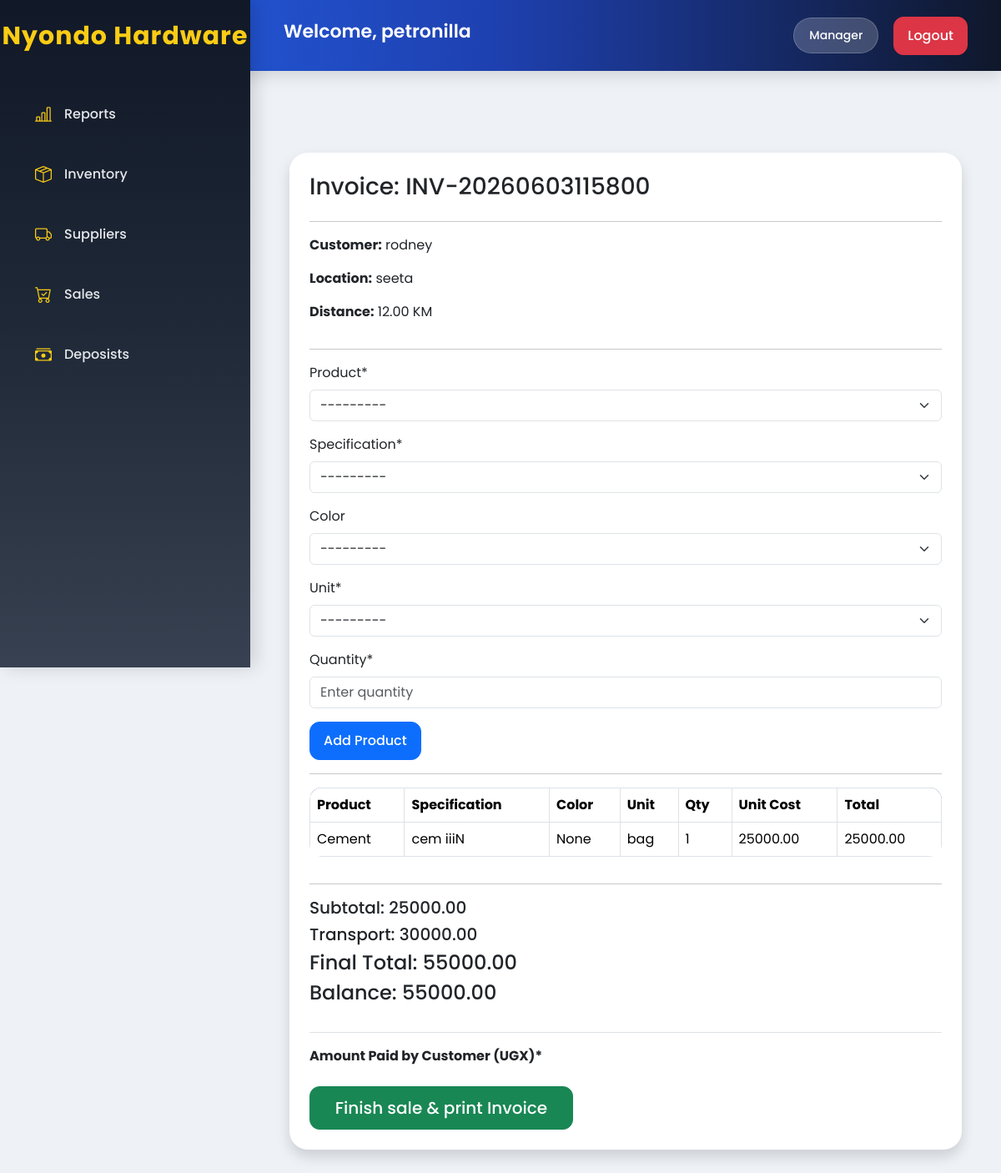
The app's page /sales/sales/7/ (signed in) with its own data.
### account/models.py (models this page shows, shortened)
class CustomUser(AbstractUser):
    ROLE_CHOICES = (
        ('manager', 'Manager'),
        ('stock', 'Stock Personnel'),
        ('sales', 'Sales Personnel'),
    )
    role = models.CharField(max_length=20, choices=ROLE_CHOICES, default='sales')
    nin = models.CharField(max_length=14, unique=True, blank=True, null=True)
    phone_number = models.CharField(max_length=15, unique=True, validators=[RegexValidator(regex=r'^(07|03)\d{8}$', message="Enter a valid Ugandan phone number (07XXXXXXXX or 03XXXXXXXX)")
        ],
        blank=True,
        null=True
    )
    is_active = models.BooleanField(default=True)
    created_at = models.DateTimeField( auto_now_add=True)
    updated_at = models.DateTimeField(auto_now=True)

### sales/models.py (models this page shows, shortened)
class Sale(models.Model):
    PAYMENT_METHODS = (
        ('cash', 'Cash'),
        ('credit', 'Credit'),)
    STATUS = (
        ('paid', 'Paid'),
        ('pending', 'Pending'),
    )
    invoice_no = models.CharField(max_length=50, unique=True)
    customer = models.ForeignKey(Customer, on_delete=models.CASCADE)
    payment_method = models.CharField(max_length=20, choices=PAYMENT_METHODS)
    subtotal = models.DecimalField(max_digits=12, decimal_places=2, default=0)
    transport_charge = models.DecimalField(max_digits=12, decimal_places=2, default=0)
    final_total = models.DecimalField(max_digits=12, decimal_places=2, default=0)
    amount_paid = models.DecimalField(max_digits=12, decimal_places=2, default=0)
    balance = models.DecimalField(max_digits=12, decimal_places=2, default=0)
    status = models.CharField(max_length=20, choices=STATUS, default='pending')
    created_by = models.ForeignKey(settings.AUTH_USER_MODEL, on_delete=models.SET_NULL, null=True)
    created_at = models.DateTimeField(auto_now_add=True)

class Customer(models.Model):
    CUSTOMER_TYPES = (
        ('walk_in', 'Walk In'),
        ('retailer', 'Retailer'),
        ('wholesaler', 'Wholesaler'),
    )
    name = models.CharField(max_length=255)
    customer_type = models.CharField(max_length=20, choices=CUSTOMER_TYPES)
    phone = models.CharField(max_length=20, blank=True, null=True)
    location = models.CharField(max_length=255)
    distance_km = models.DecimalField(max_digits=10, decimal_places=2, default=0)
    created_at = models.DateTimeField(auto_now_add=True)

class SaleItem(models.Model):
    sale = models.ForeignKey(Sale, on_delete=models.CASCADE, related_name='items')
    product = models.ForeignKey(Product, on_delete=models.CASCADE)
    specification = models.CharField(max_length=100, choices=Product.SPECIFICATION_CHOICES)
    color = models.CharField(max_length=50, choices=Product.COLOR_CHOICES, blank=True, null=True)
    unit = models.CharField(max_length=50, choices=Product.UNIT_CHOICES)
    quantity = models.PositiveIntegerField()
    unit_price = models.DecimalField(max_digits=12, decimal_places=2)
    total_price = models.DecimalField(max_digits=12, decimal_places=2)

### inventory/models.py (models this page shows, shortened)
class Product(models.Model):
    PRODUCT_NAMES = (
        ('cement', 'Cement'),
        ('iron_bar', 'Iron Bar'),
        ('nails', 'Nails'),
        ('wire_mesh', 'Wire Mesh'),
        ('barbed_wire', 'Barbed Wire'),
        ('iron_sheet', 'Iron Sheet'),
        ('wheelbarrow', 'Wheelbarrow'),
        ('paint', 'Paint'),
    )
    SPECIFICATION_CHOICES = (
        ('cem iiN', 'cem iiN Cement'),
        ('cem iiiN', 'cem iiiN Cement'),
        ('10mm', '10mm Iron Bar'),
        ('12mm', '12mm Iron Bar'),
        ('16mm', '16mm Iron Bar'),
        ('27gauge', '27 Gauge'),
        ('28gauge', '28 Gauge'),
        ('high_tensile', 'High Tensile'),
        ('low_tensile', 'Low Tensile'),
    )
    COLOR_CHOICES = (
        ('red', 'Red'),
        ('blue', 'Blue'),
        ('green', 'Green'),
        ('black', 'Black'),
        ('white', 'White'),
        ('silver', 'Silver'),
    )
    UNIT_CHOICES = (
        ('piece', 'Piece'),
        ('kg', 'Kilogram'),
        ('bundle', 'Bundle'),
        ('roll', 'Roll'),
        ('box', 'Box'),
        ('bag', 'Bag'),
    )
    product_name = models.CharField(max_length=50, choices=PRODUCT_NAMES)
    specification = models.CharField(max_length=100, choices=SPECIFICATION_CHOICES)
    color = models.CharField(max_length=50, choices=COLOR_CHOICES, blank=True, null=True)
    unit = models.CharField(max_length=50, choices=UNIT_CHOICES)
    buying_price = models.DecimalField(max_digits=12, decimal_places=2)
    selling_price = models.DecimalField(max_digits=12, decimal_places=2)
    quantity = models.PositiveIntegerField()
    available_stock = models.PositiveIntegerField(default=0)
    supplier = models.ForeignKey(Supplier, on_delete=models.CASCADE, related_name='products')
    created_by = models.ForeignKey(settings.AUTH_USER_MODEL, on_delete=models.SET_NULL, null=True, blank=True)
    created_at = models.DateTimeField(auto_now_add=True)
    updated_at = models.DateTimeField(auto_now=True)
    def __str__(self):
        return f"{self.get_product_name_display()} ({self.get_specification_display()})"

### sales/views.py (the view)
# urls.py: path('sales/<int:sale_id>/', views.add_sale_items, name='add_sale_items'),
@login_required
def add_sale_items(request, sale_id):
    sale = get_object_or_404(Sale, id=sale_id)
    items = sale.items.all()
    if request.method == 'POST':
        form = SaleItemForm(request.POST)
        if form.is_valid():
            product = form.cleaned_data['product']
            quantity = form.cleaned_data['quantity']
            if quantity > product.available_stock:
                messages.error(
                    request,
                    f"Low stock alert! You tried to add {quantity} pcs, but only {product.available_stock} pcs remain."
                )
                return redirect('add_sale_items', sale.id)
            else:
                sale_item = SaleItem.objects.create(
                    sale=sale,
                    product=product,
                    quantity=quantity,
                    unit_price=product.selling_price,
                    total_price=product.selling_price * quantity)
            product.available_stock -= quantity
            product.save()
            subtotal = sale.items.aggregate(
                total=Sum('total_price')
            )['total'] or Decimal('0')
            if (sale.customer.distance_km <= 10 and subtotal >= 50000):
                transport_charge = Decimal('0')
            else:
                transport_charge = Decimal('30000')
            final_total = subtotal + transport_charge
            balance = final_total - sale.amount_paid
            if balance <= 0:
                status = 'paid'
                balance = Decimal('0')
            else:
                status = 'pending'
            sale.subtotal = subtotal
            sale.transport_charge = transport_charge
            sale.final_total = final_total
            sale.balance = balance
            sale.status = status
            sale.save()
            if sale.payment_method == 'credit':
                Deposit.objects.get_or_create(
                    customer=sale.customer,
                    sale=sale,
                    defaults={
                        'total_amount': sale.final_total,
                        'amount_paid': sale.amount_paid,
                        'balance': sale.balance,
                        'status': 'pending'})
            messages.success(request, 'Item added successfully.')
            return redirect('add_sale_items', sale.id)
    else:
        form = SaleItemForm()
    context = {
        'sale': sale,
        'items': items,
        'form': form
    }
    return render(request, 'add_sale_items.html', context)

### sales/forms.py
class SaleItemForm(forms.ModelForm):
    class Meta:
        model = SaleItem
        fields = [
            'product',
            'specification',
            'color',
            'unit',
            'quantity'
        ]
        widgets = {
            'product': forms.Select(attrs={
                'class': 'form-select'
            }),
            'specification': forms.Select(attrs={
                'class': 'form-select',
            }),
            'color': forms.Select(attrs={
                'class': 'form-select',
            }),
            'unit': forms.Select(attrs={
                'class': 'form-select',
            }),
            'quantity': forms.NumberInput(attrs={
                'class': 'form-control',
                'placeholder': 'Enter quantity'
            }),
        }

### sales/templates/add_sale_items.html (shortened to what this page needs)
{% extends 'base.html' %}
{% load crispy_forms_tags %}
{% block content %}
<div class="container mt-4">
    <div class="card shadow p-4">
        <h3>Invoice: {{ sale.invoice_no }}</h3>
        <hr>
        <p>
            <strong>Customer:</strong>
            {{ sale.customer.name }}
        </p>
        <p>
            <strong>Location:</strong>
            {{ sale.customer.location }}
        </p>
        <p>
            <strong>Distance:</strong>
            {{ sale.customer.distance_km }} KM
        </p>
        <hr>
        <form method="POST">
            {{ form|crispy }}
            <button class="btn btn-primary">
                Add Product
            </button>
        </form>
        <hr>
        <table class="table table-bordered">
            <thead>
                <tr>
                    <th>Product</th>
                    <th>Specification</th>
                    <th>Color</th>
                    <th>Unit</th>
                    <th>Qty</th>
                    <th>Unit Cost</th>
                    <th>Total</th>
                </tr>
            </thead>
            <tbody>
                {% for item in items %}
                <tr>
                    <td>{{ item.product.get_product_name_display }}</td>
                    <td>{{ item.specification }}</td>
                    <td>{{ item.color }}</td>
                    <td>{{ item.unit }}</td>
                    <td>{{ item.quantity }}</td>
                    <td>{{ item.unit_price }}</td>
                    <td>{{ item.total_price }}</td>
                </tr>
                {% endfor %}
            </tbody>
        </table>
        <hr>
        <h5>Subtotal: {{ sale.subtotal }}</h5>
        <h5>Transport: {{ sale.transport_charge }}</h5>
        <h4>Final Total: {{ sale.final_total }}</h4>
        <h4>Balance: {{ sale.balance }}</h4>
        <div class="mt-4 pt-3 border-top">
            <form action="{% url 'finalise_sale' sale.id %}" method="POST" class="col-md-5">
                <div class="mb-3">
                    <label for="amount_paid" class="form-label">
                        <strong>Amount Paid by Customer (UGX)*<strong>
                    </label>
                 </div>
                 <button type="submit" class="btn btn-success btn-lg w-100">
                    Finish sale & print Invoice</button>
                        </form>
</div>
{% endblock %}

### nyondo_stock_project/templates/base.html (shortened to what this page needs)
{% load static %}
<!DOCTYPE html>
<html lang="en">
<head>
    <link
        href="https://cdn.jsdelivr.net/npm/bootstrap@5.3.3/dist/css/bootstrap.min.css"
        rel="stylesheet"
    >
    <link
        rel="stylesheet"
        href="https://cdn.jsdelivr.net/npm/bootstrap-icons@1.11.3/font/bootstrap-icons.min.css"
    >
  <link rel="stylesheet" href="{% static 'styles.css' %}">
</head>
<body>
{% if user.is_authenticated %}
<div class="sidebar">
        <h2>
        Nyondo Hardware
      </h2>
    {% if user.role == "manager" %}
    <a href="/reports/">
        <i class="bi bi-bar-chart-line"></i>
        <span>Reports</span>
    </a>
    {% endif %}
    {% if user.role == "manager" or user.role == "stock" %}
    <a href="/inventory/">
        <i class="bi bi-box-seam"></i>
        <span>Inventory</span>
    </a>
    <a href="/suppliers/">
        <i class="bi bi-truck"></i>
        <span>Suppliers</span>
    </a>
    {% endif %}
    {% if user.role == "manager" or user.role == "sales" %}
    <a href="{% url 'sales_list' %}">
        <i class="bi bi-cart-check"></i>
        <span>Sales</span>
    </a>
    <a href="/deposists/">
        <i class="bi bi-cash-stack"></i>
        <span>Deposists</span>
    </a>
    {% endif %}
</div>
<div class="topbar">
    <h4>
        Welcome,
        {{ user.username }}
    </h4>
    <div class="user-info">
        <span class="role-badge">
            {{ user.role|title }}
        </span>
       <form method="POST" action="{% url 'logout' %}">
    <button type="submit" class="btn btn-danger">
        Logout
    </button>
</form>
    </div>
</div>
{% endif %}
<div class="content">
    {% block content %}
    {% endblock %}
</div>
</body>
</html>

### nyondo_stock_project/static/styles.css (style rules this page uses)
* { margin: 0; padding: 0; box-sizing: border-box; }
body { font-family: 'Poppins', sans-serif; background: #eef2f7; overflow-x: hidden; }
.sidebar { position: fixed; top: 0; left: 0; width: 300px; height: 100vh; background: linear-gradient( 180deg, #111827, #1f2937, #374151 ); color: white; padding-top: 25px; box-shadow: 6px 0 20px rgba(0,0,0,0.15); z-index: 1000; }
.sidebar h2 { text-align: center; font-size: 30px; font-weight: 700; margin-bottom: 45px; color: #facc15; letter-spacing: 1px; }
.sidebar a { display: flex; align-items: center; gap: 15px; padding: 16px 28px; color: #e5e7eb; text-decoration: none; font-size: 16px; font-weight: 500; transition: 0.3s ease; margin: 10px 14px; border-radius: 16px; }
.sidebar i { font-size: 20px; color: #facc15; }
.topbar { position: fixed; top: 0; left: 0; width: 100%; height: 85px; background: linear-gradient( 90deg, #2563eb, #1e40af, #0f172a ); display: flex; justify-content: space-between; align-items: center; padding-left: 340px; padding-right: 40px; box-shadow: 0 4px 20px rgba(0,0,0,0.15); z-index: 900; }
.topbar h4 { font-weight: 600; color: white; font-size: 22px; }
.user-info { display: flex; align-items: center; gap: 18px; }
.role-badge { background: rgba(255,255,255,0.2); backdrop-filter: blur(10px); color: white; padding: 10px 18px; border-radius: 30px; font-size: 14px; font-weight: 500; border: 1px solid rgba(255,255,255,0.2); }
.content { margin-left: 300px; margin-top: 100px; padding: 35px; }
.card { border: none; border-radius: 22px; background: white; box-shadow: 0 5px 18px rgba(0,0,0,0.06); transition: 0.3s ease; }
.table { border-radius: 15px; overflow: hidden; background: white; }
thead { background: #1e3a8a; color: white; }
.btn { border-radius: 12px; font-weight: 500; padding: 10px 16px; }

### records on screen
CustomUser: username "petronilla", role "Manager"
Sale: invoice_no "INV-20260603115800", customer.name "rodney", customer.location "seeta", customer.distance_km "12.00", subtotal "25000.00", transport_charge "30000.00", final_total "55000.00", balance "55000.00"
Product: specification "---------"
Product: color "---------", unit "---------"
SaleItem: product.product_name "Cement", specification "cem iiiN", color "None", unit "bag", quantity "1", unit_price "25000.00", total_price "25000.00"
